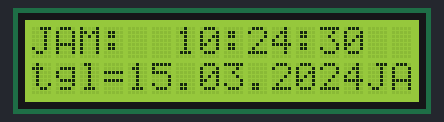
Bench run of a sketch on a simulated Arduino Uno, built with avr-gcc and run on an emulated ATmega328P. Shown: 16×2 character LCD. The local clock reads 2024-03-15 10:24:30 at power-on unless the sketch sets it.

Above: at 0.1 s.
At 5.1 s:
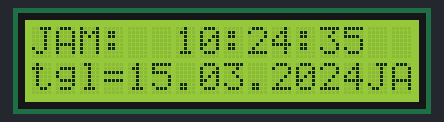
At 9.1 s:
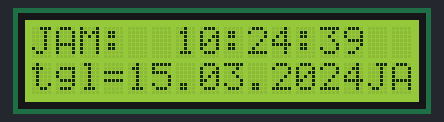
At 19.1 s:
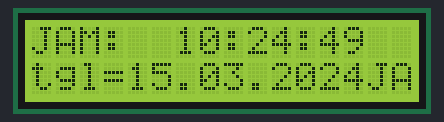
At 27.1 s:
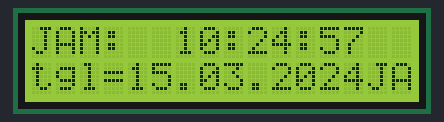
At 37.1 s:
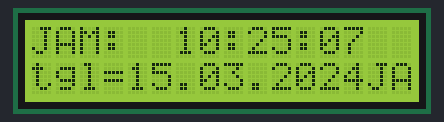

The sketch:

DS3231_Time_setting.ino
```cpp
/*----------------DS3231_TimeSetting-------------------*/
/*-------------Source Code by---------------------------*/
/*------Modified & Adapted by Habib.m @Hab_mz-----------*/
/*-----------------------V1.0---------------------------*/

/*------------------------------LCD-----------------------------------*/
#include <LCD.h>
#include <LiquidCrystal_I2C.h>
#include <Wire.h>
LiquidCrystal_I2C lcd(0x3F ,2,1,0,4,5,6,7,3, POSITIVE);
/*-----------------------------DS3231---------------------------------*/
#include <DS3231.h>
DS3231 rtc(SDA,SCL);

void setup(){
  Serial.begin(115200);
  rtc.begin();
  lcd.begin(16, 2);
  // rtc.setDate(9, 1, 2021);   //mensetting tanggal 07 april 2018
  //rtc.setTime(19,32,00);     //menset jam 22:00:00
  // rtc.setDOW(6);
}

void loop() {
   lcd.print("JAM:");
   lcd.setCursor(6,0);
   lcd.print(rtc.getTimeStr());
   lcd.setCursor(0,1);
   lcd.print("tgl=");
   lcd.print(rtc.getDateStr());
}
```

Measured:
- what the display in image 0 shows lasts 0.9 s, from 0.1 s to 1.0 s
- what the display in image 1 shows lasts 1.0 s, from 5.0 s to 6.0 s
